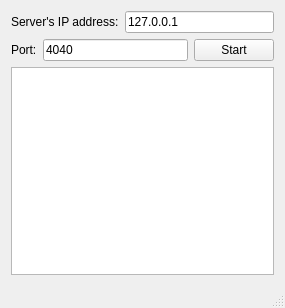
<?xml version="1.0" encoding="UTF-8"?>
<ui version="4.0">
 <class>ServerGUI</class>
 <widget class="QMainWindow" name="ServerGUI">
  <property name="geometry">
   <rect>
    <x>0</x>
    <y>0</y>
    <width>285</width>
    <height>308</height>
   </rect>
  </property>
  <property name="windowTitle">
   <string>ServerGUI</string>
  </property>
  <widget class="QWidget" name="centralWidget">
   <layout class="QGridLayout" name="gridLayout">
    <item row="0" column="0">
     <layout class="QVBoxLayout" name="verticalLayout_2">
      <item>
       <layout class="QVBoxLayout" name="verticalLayout">
        <item>
         <layout class="QHBoxLayout" name="horizontalLayout">
          <item>
           <widget class="QLabel" name="iplabel">
            <property name="text">
             <string>Server's IP address:</string>
            </property>
           </widget>
          </item>
          <item>
           <widget class="QLineEdit" name="ipaddr">
            <property name="text">
             <string>127.0.0.1</string>
            </property>
           </widget>
          </item>
         </layout>
        </item>
       </layout>
      </item>
      <item>
       <layout class="QHBoxLayout" name="horizontalLayout_2">
        <item>
         <widget class="QLabel" name="portlabel">
          <property name="text">
           <string>Port:</string>
          </property>
         </widget>
        </item>
        <item>
         <widget class="QLineEdit" name="port">
          <property name="text">
           <string>4040</string>
          </property>
         </widget>
        </item>
        <item>
         <widget class="QPushButton" name="start">
          <property name="text">
           <string>Start</string>
          </property>
         </widget>
        </item>
       </layout>
      </item>
      <item>
       <widget class="QTextEdit" name="serverconsole"/>
      </item>
     </layout>
    </item>
   </layout>
  </widget>
  <widget class="QStatusBar" name="statusBar"/>
 </widget>
 <layoutdefault spacing="6" margin="11"/>
 <resources/>
 <connections/>
</ui>
